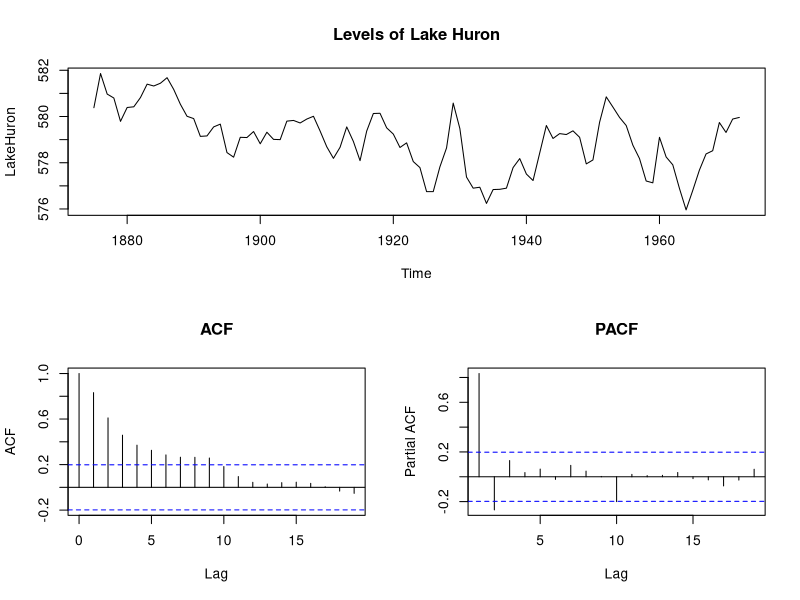
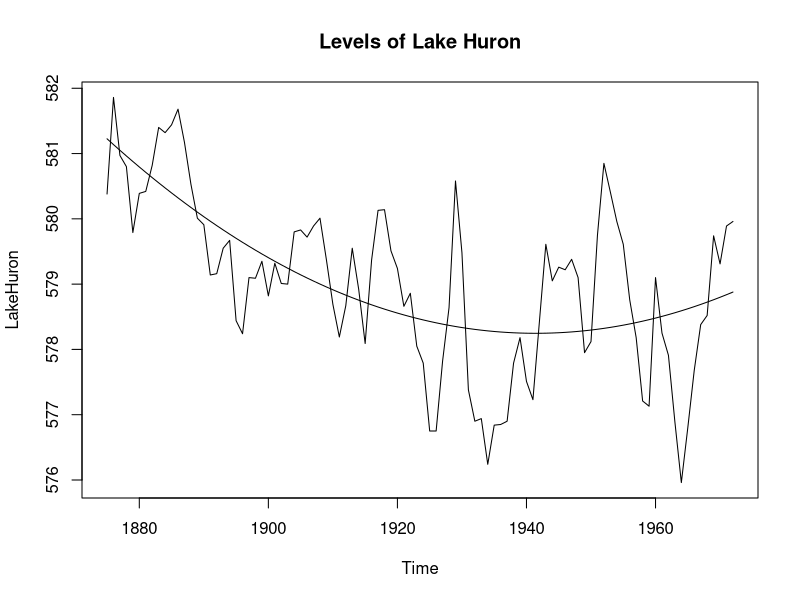
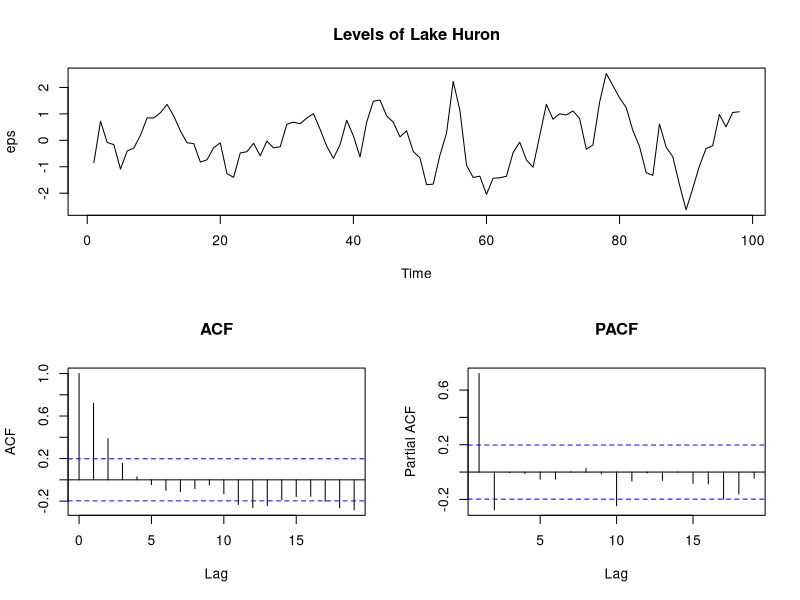
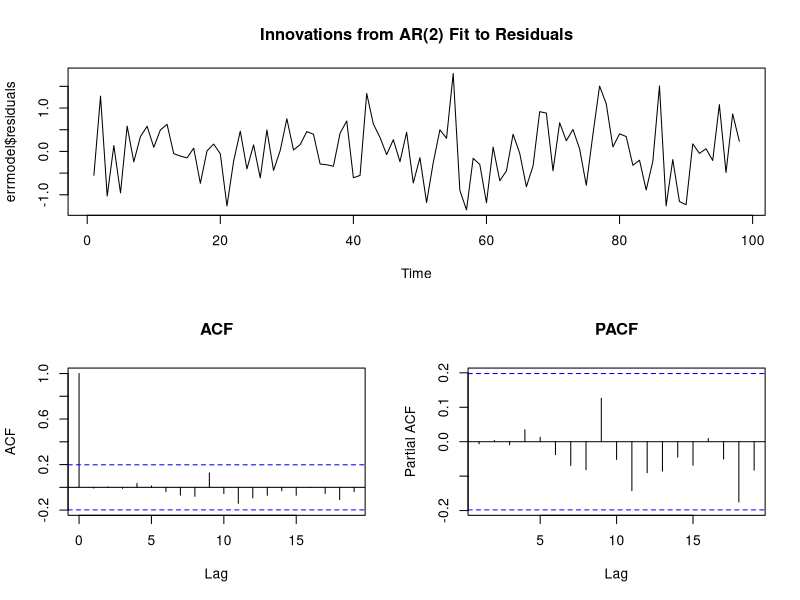
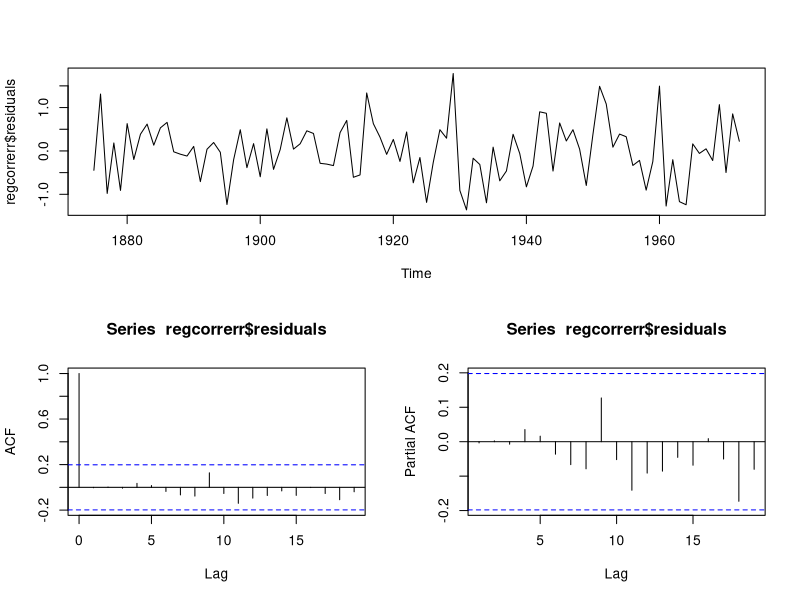

Here is the R script that generated these plots, in order:

# Regression with Time Series Errors

# package we'll need.
library(forecast) 
install.packages('forecast', dependencies = TRUE)

help(LakeHuron)

# First things first: Look at the data!
layout(matrix(c(1,1,2,3),2,2,byrow = T))
plot(LakeHuron, main='Levels of Lake Huron')  # I spy a trend
acf(LakeHuron, main='ACF')  # Maybe a weak trend
pacf(LakeHuron, main='PACF')

# 1. Remove the least-squares trend. The residuals are the time series
#    we will model!
Years = 1875:1972
Y2 = Years*Years
lsfit = lm(LakeHuron~Years + Y2)
summary(lsfit)
dev.off()
plot(LakeHuron, main='Levels of Lake Huron')
lines(Years,lsfit$fitted.values)

eps = ts(lsfit$residuals)

# 2. Find a time series model for the residuals.
layout(matrix(c(1,1,2,3),2,2,byrow = T))
plot(eps, main='Levels of Lake Huron')  # I spy a trend
acf(eps, main='ACF')  # Maybe a weak trend
pacf(eps, main='PACF')
##########
errmodel = auto.arima(eps)  # Chooses the best-fit ARIMA model.
                           
# Spot-check the fit
plot(errmodel$residuals, main='Innovations from AR(2) Fit to Residuals')
acf(errmodel$residuals, main='ACF')
pacf(errmodel$residuals, main='PACF')
# And this spot-check looks good.

#time series model / regression with
#correlated errors
regcorrerr = arima(LakeHuron, xreg = cbind(Years,Y2), order = c(2,0,0))
summary(regcorrerr)
plot(regcorrerr$residuals)
acf(regcorrerr$residuals)
pacf(regcorrerr$residuals)
# Compare the inferences for the parameters between the two models.
cbind(lsfit$coefficients,confint(lsfit))
cbind(regcorrerr$coef,confint(regcorrerr))
